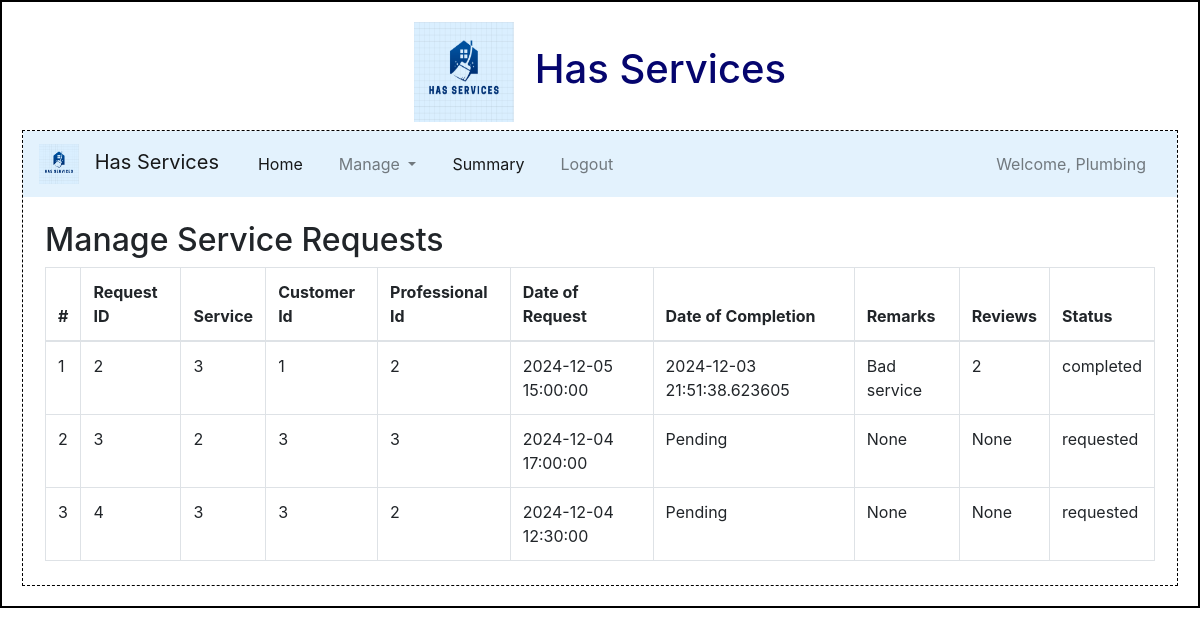
Page /admin/all_requests/Plumbing on the committed database.
### backend/models.py (models this page shows)
class ServiceRequest(db.Model):
    __tablename__ = "service_requests"
    id = db.Column(db.Integer, primary_key=True)
    service_id = db.Column(db.Integer, db.ForeignKey('services.id'), nullable=False)
    customer_id = db.Column(db.Integer, db.ForeignKey('customers.id'), nullable=False)
    professional_id = db.Column(db.Integer, db.ForeignKey('service_professionals.id'), nullable=True)  # Can be null before assignment
    date_of_request = db.Column(db.DateTime, nullable=False)
    date_of_completion = db.Column(db.DateTime)
    service_status = db.Column(db.String(50))  # e.g., requested, confirmed, completed , rejected
    remarks = db.Column(db.String(255))
    reviews = db.Column(db.Integer, CheckConstraint('reviews>=0 AND reviews<=5'), default=None)
    service = db.relationship('Service', backref='service_requests')  # Link to Service model
    professional = db.relationship('ServiceProfessional', back_populates='sp_servicerequests')  # Link to ServiceProfessional model
    customer = db.relationship('Customer', back_populates='c_servicerequests')

### backend/controllers.py (the view)
@app.route('/admin/all_requests/<name>',methods=["POST","GET"])
def admin_all_requests(name):
    requests = ServiceRequest.query.all()
    return render_template("admin_viewservicerequests.html",name=name,requests=requests)

### Templates/admin_viewservicerequests.html
{% extends "admin_layout.html" %}
{% block content %}
<div class="container my-4">
    <h2>Manage Service Requests</h2>
    <table class="table table-bordered">
        <thead>
        <tr>
            <th>#</th>
            <th>Request ID</th>
            <th>Service</th>
            <th>Customer Id</th>
            <th>Professional Id</th>
            <th>Date of Request</th>
            <th>Date of Completion</th>
            <th>Remarks</th>
            <th>Reviews</th>
            <th>Status</th>
        </tr>
        </thead>
        <tbody>
        {% if requests %}
        {% for service_request in requests %}
        <tr>
            <td>{{ loop.index }}</td>
            <td>{{ service_request.id }}</td>
            <td>{{ service_request.service_id }}</td>
            <td>{{ service_request.customer_id }}</td>
            <td>{{ service_request.professional_id }}</td>
            <td>{{ service_request.date_of_request }}</td>
            <td>{{ service_request.date_of_completion if service_request.date_of_completion else 'Pending' }}</td>
            <td>{{service_request.remarks}}</td>
            <td>{{service_request.reviews}}</td>
            <td>{{ service_request.service_status }}</td>
        </tr>
        {% endfor %}
        {% else %}
        <tr>
            <td colspan="8">No service requests available.</td>
        </tr>
        {% endif %}
        </tbody>
    </table>
</div>
{% endblock %}

### static/styles/main.css (style rules this page uses)
* { margin: 0; padding: 0; box-sizing: border-box; }

### rows in the picture
ServiceRequest: id "2", service_id "3", customer_id "1", professional_id "2", date_of_request "2024-12-05 15:00:00", date_of_completion "2024-12-03 21:51:38.623605", remarks "Bad service", reviews "2", service_status "completed"
ServiceRequest: id "3", service_id "2", customer_id "3", professional_id "3", date_of_request "2024-12-04 17:00:00", date_of_completion "Pending", remarks "None", reviews "None", service_status "requested"
ServiceRequest: id "4", service_id "3", customer_id "3", professional_id "2", date_of_request "2024-12-04 12:30:00", date_of_completion "Pending", remarks "None", reviews "None", service_status "requested"

### other values in the picture
{{ name }} "Plumbing"
